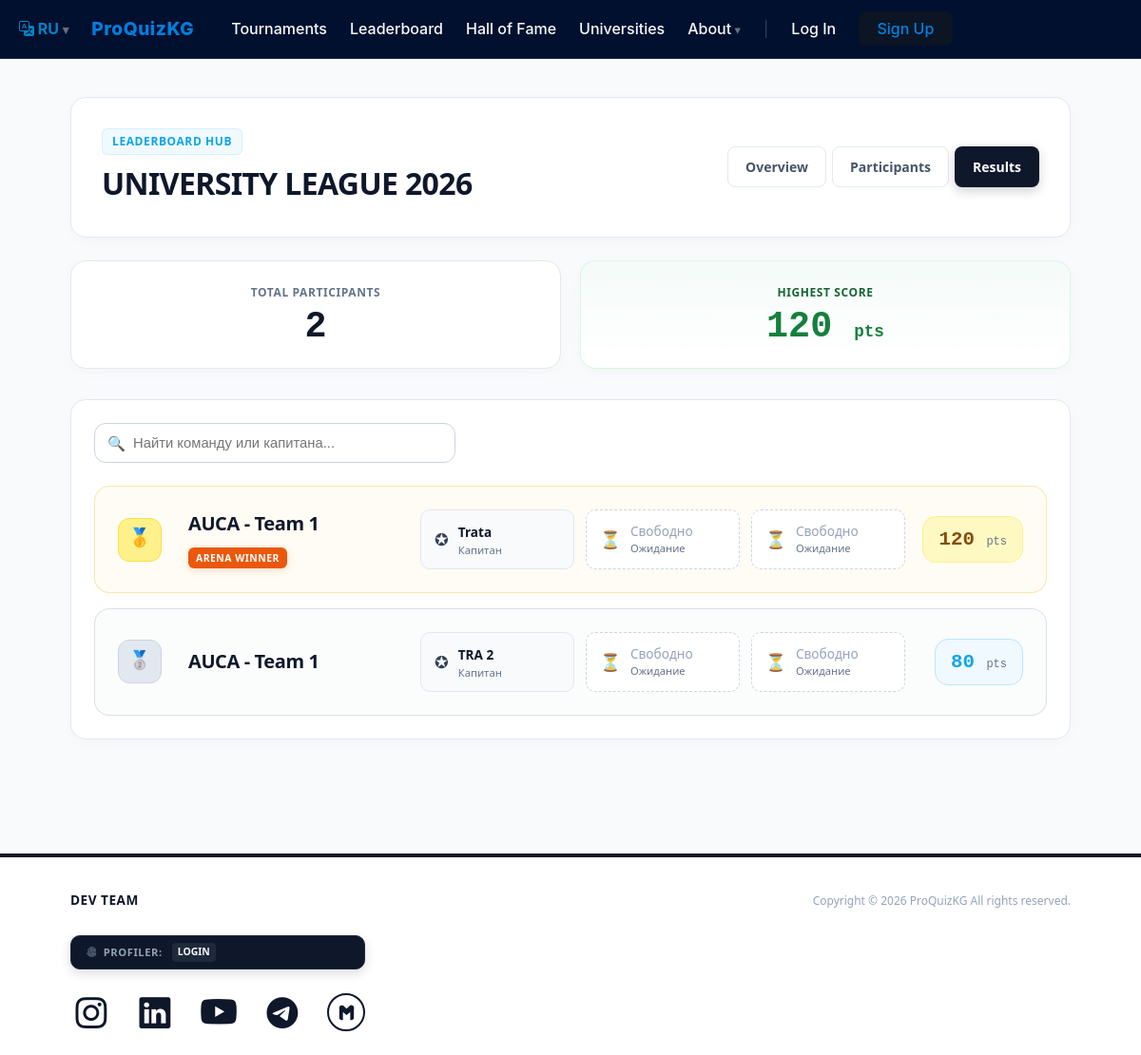
/tournaments/1/results, run on the app's committed database.
### models.py (models this page shows, shortened)
class Tournament(db.Model):
    id = db.Column(db.Integer, primary_key=True)
    title = db.Column(db.String(100), nullable=False)
    text = db.Column(db.Text, nullable=False)
    date = db.Column(db.DateTime, default=datetime.utcnow)
    past = db.Column(db.Boolean, default=False)
    status = db.Column(db.String(20), default='upcoming')  # upcoming, ongoing, completed
    league_type = db.Column(db.String(20), default='additional')  # main, additional
    teams_count = db.Column(db.Integer, default=16)
    date_str = db.Column(db.String(50), nullable=True)
    language = db.Column(db.String(10), default='ru')
    bg_image = db.Column(db.String(255), nullable=True)
    team_format = db.Column(db.String(100), default='Team Format (3 students)')
    prize_pool = db.Column(db.String(50), default='75 000')
    participations = db.relationship('Participation', backref='tournament', cascade="all, delete-orphan")

class Participation(db.Model):
    id = db.Column(db.Integer, primary_key=True)
    user_id = db.Column(db.Integer, db.ForeignKey('user.id'))
    tournament_id = db.Column(db.Integer, db.ForeignKey('tournament.id'))
    team_name = db.Column(db.String(50), nullable=False)
    email = db.Column(db.String(50), nullable=False)
    phone_number = db.Column(db.String(50), nullable=False)
    score = db.Column(db.Integer, default=0)
    is_winner = db.Column(db.Boolean, default=False)
    team_password = db.Column(db.String(10), nullable=True)

class User(db.Model, UserMixin):
    id = db.Column(db.Integer, primary_key=True)
    status = db.Column(db.String(50), default='user')  # user, admin, head
    name = db.Column(db.String(50), nullable=False)
    avatar = db.Column(db.String(200), default='default.png')
    login = db.Column(db.String(50), unique=True, nullable=False)
    password = db.Column(db.String(255), nullable=False)
    university_id = db.Column(db.Integer, db.ForeignKey('university.id'), nullable=True)
    date = db.Column(db.DateTime, default=datetime.utcnow)
    favorite_topic = db.Column(db.String(50), default='Не указан')
    participations = db.relationship('Participation', backref='user', lazy=True)
    friends_rel = db.relationship('User',
                                  secondary=friendship,
                                  primaryjoin=(friendship.c.user_id == id),
                                  secondaryjoin=(friendship.c.friend_id == id),
                                  backref=db.backref('befriended_by', lazy='dynamic'),
                                  lazy='dynamic'
                                  )

### routes/tournaments.py (the view)
@tournaments_bp.route('/tournaments/<int:id>/results')
def tournament_results(id):
    tournament_item = Tournament.query.get_or_404(id)
    participants = Participation.query.filter_by(tournament_id=id).order_by(Participation.score.desc()).all()
    return render_template("tournament_results.html", tournament=tournament_item, participants=participants)

### app.py (called while the page is built)
def get_locale():
    if 'lang' in session:
        return session['lang']
    return request.accept_languages.best_match(app.config['BABEL_SUPPORTED_LOCALES'])

### templates/tournament_results.html (shortened to what this page needs)
{% extends 'base.html' %}
{% block body %}
<section class="results-layout">
    <div class="results-container">
        <div class="glass-results-card" style="margin-bottom: 24px;">
            <div class="header-hub-flex" style="display: flex; justify-content: space-between; align-items: center; flex-wrap: wrap; gap: 20px;">
                <div>
                    <span style="background: rgba(14, 165, 233, 0.06); color: var(--brand-blue); padding: 4px 10px; border-radius: 6px; font-size: 0.75rem; font-weight: 800; text-transform: uppercase; letter-spacing: 0.05em; border: 1px solid rgba(14, 165, 233, 0.12); display: inline-block; margin-bottom: 6px;">
                        Leaderboard Hub
                    </span>
                    <h1 style="font-size: 2rem; font-weight: 900; margin: 0; color: var(--brand-dark); letter-spacing: -0.02em;">
                        {{ tournament.title if tournament.title else tournament.name }}
                    </h1>
                </div>
                <nav class="nav-tabs-wrapper" style="display: flex; gap: 6px; flex-wrap: wrap;">
                    <a href="{{ url_for('tournaments.tournament_detail', id=tournament.id) }}" class="nav-tab-modern inactive">Overview</a>
                    <a href="{{ url_for('tournaments.tournament_participants', id=tournament.id) }}" class="nav-tab-modern inactive">Participants</a>
                    <a href="{{ url_for('tournaments.tournament_results', id=tournament.id) }}" class="nav-tab-modern active">Results</a>
                </nav>
            </div>
        </div>
        {% if tournament.past or tournament.status == 'completed' %}
            <div class="analytics-bento-grid">
                <div class="glass-results-card bento-stat-card">
                    <div class="analytics-label">Total Participants</div>
                    <div class="analytics-value">{{ participants|length }}</div>
                </div>
                <div class="glass-results-card bento-stat-card" style="background: linear-gradient(180deg, rgba(240, 253, 244, 0.4) 0%, #ffffff 100%) !important; border-color: rgba(187, 247, 208, 0.6) !important;">
                    <div class="analytics-label" style="color: #166534;">Highest Score</div>
                    <div class="analytics-value" style="color: #15803d;">
                        {% if participants %}{{ participants[0].score }}{% else %}0{% endif %} <span style="font-size: 1.1rem; font-weight: 700;">pts</span>
                    </div>
                </div>
            </div>
            <div class="glass-results-card" style="padding: 24px !important;">
                <div class="matrix-action-bar">
                    <div class="search-input-box">
                        <span class="search-icon-placeholder">🔍</span>
                        <input type="text" id="matrix-live-search" class="matrix-search-field" placeholder="Найти команду или капитана...">
                    </div>
                </div>
                <div id="results-cards-wrapper" class="matrix-cards-stack">
                    {% for p in participants %}
                        <div class="placement-row-card {% if loop.index == 1 and p.is_winner %}card-rank-1{% elif loop.index == 2 %}card-rank-2{% elif loop.index == 3 %}card-rank-3{% endif %}" data-result-card>
                            <div class="rank-indicator-zone">
                                {% if loop.index == 1 and p.is_winner %}🥇{% elif loop.index == 2 %}🥈{% elif loop.index == 3 %}🥉{% else %}{{ loop.index }}{% endif %}
                            </div>
                            <div class="team-meta-section">
                                <a href="{{ url_for('tournaments.team_profile', tournament_id=tournament.id, team_name=p.team_name) }}" class="team-profile-link">
                                    <h3 class="team-name-title" data-search-team>{{ p.team_name }}</h3>
                                </a>
                                {% if p.is_winner %}
                                    <a href="{{ url_for('tournaments.team_profile', tournament_id=tournament.id, team_name=p.team_name) }}" class="arena-winner-badge-link">
                                        <span class="arena-winner-text-badge">Arena Winner</span>
                                    </a>
                                {% endif %}
                            </div>
                            <div class="roster-grid-workspace">
                                <div class="member-slot-box">
                                    <span class="slot-icon">✪</span>
                                    <div class="slot-info-text">
                                        {% if p.user and p.user.id %}
                                            <a href="{{ url_for('auth.profile', user_id=p.user.id) }}" class="player-profile-link">
                                                <span class="player-name" data-search-captain>{{ p.user.name }}</span>
                                            </a>
                                        {% else %}
                                            <span class="player-name" data-search-captain>Unknown</span>
                                        {% endif %}
                                        <span class="player-role-label">Капитан</span>
                                    </div>
                                </div>
                                {% if p.team and p.team.players %}
                                    {% set registered_count = 1 %}
                                    {% for player_entry in p.team.players %}
                                        {% if player_entry.user_id != p.user_id %}
                                            {% set registered_count = registered_count + 1 %}
                                            <div class="member-slot-box">
                                                <span class="slot-icon">👤</span>
                                                <div class="slot-info-text">
                                                    {% if player_entry.user and player_entry.user.id %}
                                                        <a href="{{ url_for('auth.profile', user_id=player_entry.user.id) }}" class="player-profile-link">
                                                            <span class="player-name">{{ player_entry.user.name }}</span>
                                                        </a>
                                                    {% else %}
                                                        <span class="player-name">User</span>
                                                    {% endif %}
                                                    <span class="player-role-label">Игрок основы</span>
                                                </div>
                                            </div>
                                        {% endif %}
                                    {% endfor %}
                                    {% if registered_count < 3 %}
                                        {% for i in range(3 - registered_count) %}
                                            <div class="member-slot-box slot-is-empty">
                                                <span class="slot-icon">⏳</span>
                                                <div class="slot-info-text">
                                                    <span class="player-name">Свободно</span>
                                                    <span class="player-role-label">Ожидание</span>
                                                </div>
                                            </div>
                                        {% endfor %}
                                    {% endif %}
                                {% else %}
                                    <div class="member-slot-box slot-is-empty">
                                        <span class="slot-icon">⏳</span>
                                        <div class="slot-info-text">
                                            <span class="player-name">Свободно</span>
                                            <span class="player-role-label">Ожидание</span>
                                        </div>
                                    </div>
                                    <div class="member-slot-box slot-is-empty">
                                        <span class="slot-icon">⏳</span>
                                        <div class="slot-info-text">
                                            <span class="player-name">Свободно</span>
                                            <span class="player-role-label">Ожидание</span>
                                        </div>
                                    </div>
                                {% endif %}
                            </div>
                            <div class="score-badge-pinnacle">
                                {{ p.score }} <span style="font-size: 0.75rem; font-weight: 500; color: var(--text-muted);">pts</span>
                            </div>
                        </div>
                    {% else %}
                        <div style="text-align: center; padding: 40px; color: var(--text-muted); font-style: italic; font-weight: 500;">
                            🗃️ Итоги этой арены интеллекта ещё не подведены администрацией.
                        </div>
                    {% endfor %}
                </div>
            </div>
        {% endif %}
    </div>
</section>
{% endblock %}

### templates/base.html (style rules this page uses)
:root { --is-blue: #0284c7; --is-blue-hover: #0369a1; --is-dark: #0f172a; --is-slate: #94a3b8; --is-muted: #334155; --is-border: rgba(255, 255, 255, 0.08); --is-bg: #ffffff; }

### data on the page
Tournament: title "UNIVERSITY LEAGUE 2026"
Participation: score "120", team_name "AUCA - Team 1", user.name "Trata"
Participation: team_name "AUCA - Team 1", user.name "TRA 2", score "80"

### other printed values
{{ current_lang | upper }} "RU"
{{ participants|length }} "2"
